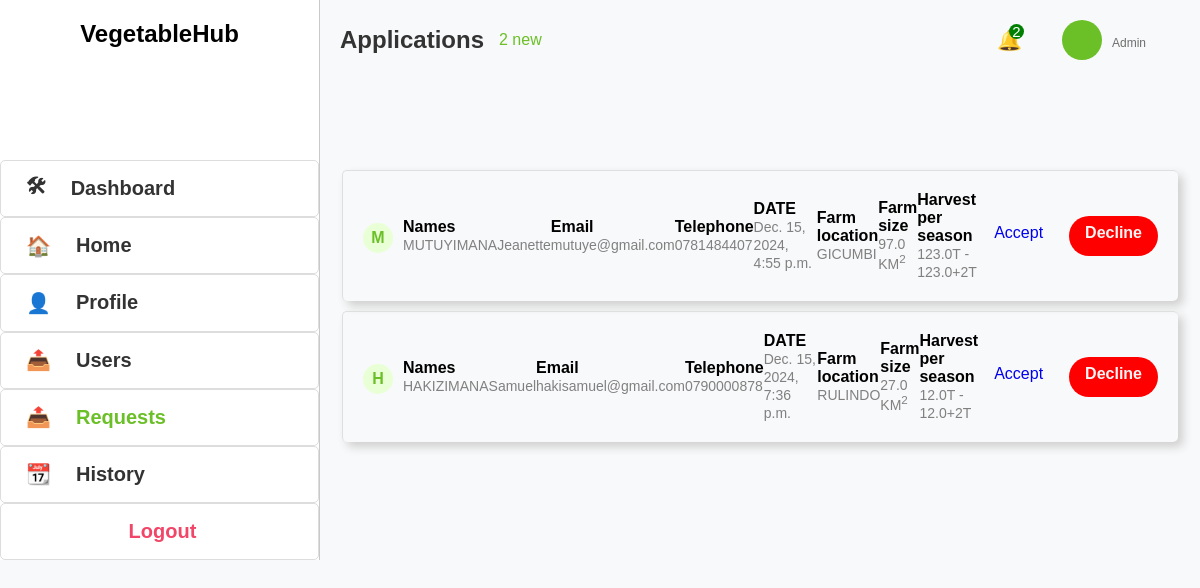
Screenshot of /view-member/ with the database file from the repository.
### Webapp/models.py (models this page shows, shortened)
class Application(models.Model):
    application_id = models.AutoField(primary_key=True)
    first_name = models.CharField(max_length=255)
    last_name = models.CharField(max_length=255)
    telephone = models.CharField(
        max_length=15,
        validators=[RegexValidator(r'^\+?\d{10,15}$', message="Enter a valid phone number.")]
    )
    email = models.EmailField(validators=[EmailValidator()])
    location = models.CharField(max_length=255)
    latitude = models.FloatField(default=-1.9441)  # Default to Kigali latitude
    longitude = models.FloatField(default=30.0619)  # Default to Kigali longitude
    farm_size = models.FloatField()
    description = models.TextField()
    growth_stage = models.CharField(max_length=30)
    status = models.CharField(max_length=20, default='Pending')
    production = models.FloatField()
    created_at = models.DateTimeField(auto_now_add=True)  # Automatically set on creation
    user = models.ForeignKey(User, on_delete=models.CASCADE, null=True, blank=True,default=2)
    Vegetable_type = models.CharField(max_length=20, default='Carrot')
    farm_image = models.ImageField(null=True, default="th1.jpeg")

### Webapp/views.py (the view)
# urls.py: path('view-member/', views.adminRequest , name='view-member'),
def adminRequest(request):
    applications = Application.objects.filter(status="Pending")  # Adjust filter as needed
    context = {
        "applications": applications
    }
    return render(request, 'Webapp/membership_requests.html', context)

### Webapp/templates/Webapp/membership_requests.html (shortened to what this page needs)
<!DOCTYPE html>
<html lang="en">
<head>
</head>
<body>
    <div class="first">
        <div class="sidebar">
            <h2>VegetableHub</h2>
            <a href="{%url 'admins'%}"><span>&#x1F6E0;</span>Dashboard</a>
            <a href="{%url 'home'%}"><span>&#x1F3E0;</span>Home</a>
            <a href="#"><span>&#x1F464;</span>Profile</a>
            <div class="users" href="#"><span>&#x1F4E4;</span>Users
          </div>
            <a href="{%url 'view-member'%}" class="active"><span>&#x1F4E4;</span>Requests</a>
            <a href="{%url 'view-history'%}"><span>&#x1F4C6;</span>History</a>
            <a href="{% url 'login-admin'%}" style="color: #f14668; padding-left: 40%;">Logout</a>
        </div>
    </div>
    <div class="second">
        <div class="header">
            <div class="schedules">
                <h1>Applications</h1>
                <span>{{applications.count}} new</span>
            </div>
            <div class="prof">
              <div class="notif">&#x1F514; <span>{{applications.count}}</span></div>
                    <div class="upper">
                        <div class="profile">
                        </div>
                        <div class="address">
                            <strong>{{user.username}}</strong> <br>
                            <span>Admin</span>
                        </div>
                      </div>
            </div>
        </div>
        <div class="second2">
            <div class="container">
                <div class="row">
                  {%for application in applications%}
                    <div class="col">
                        <div class="names">
                            <span class="letter">{{application.first_name|slice:1}}</span>
                            <div class="full_names">
                                <p><b>Names</b></p>
                                <span>{{application.first_name}}{{application.last_name}}</span>
                            </div>
                        </div>
                        <div class="email">
                            <b>Email</b><br>
                            <span>{{application.email}}</span>
                        </div>
                        <div class="telephone">
                            <b>Telephone</b><br>
                            <span>{{application.telephone}}</span>
                        </div>
                        <div class="national_id">
                            <b>DATE</b><br>
                            <span>{{application.created_at}}</span>
                        </div>
                        <div class="far_location">
                            <b>Farm location</b><br>
                            <span>{{application.location}}</span>
                        </div>
                        <div class="farm_size">
                            <b>Farm size</b><br>
                            <span>{{application.farm_size}} KM<sup>2</sup></span>
                        </div>
                        <div class="harvest">
                            <b> Harvest per season</b><br>
                            <span>{{application.production}}T - {{application.production}}+2T</span>
                        </div>
                        <div class="btns">
                          <a href="{% url 'update_status' application.application_id 'Approved' %}" class="accept">Accept</a>
                          <a href="{% url 'update_status' application.application_id 'Rejected' %}" class="decline">Decline</a>
                        </div>
                    </div>
                    {% empty %}
                <p>No schedule requests available.</p>
                {% endfor %}
                </div>
            </div>
        </div>
    </div>
</body>
</html>

### Webapp/templates/Webapp/membership_requests.html (style rules this page uses)
* { margin: 0; padding: 0; box-sizing: border-box; font-family: 'Gill Sans', 'Gill Sans MT', Calibri, 'Trebuchet MS', sans-serif; }
body { display: grid; grid-template-columns: 20rem 5fr; background-color: #f8f9fa; font-family: 'Franklin Gothic Medium', 'Arial Narrow', Arial, sans-serif; min-height: 100vh; }
.sidebar { width: 100%; height: 70%; background-color: #ffffff; border-right: 1px solid #c9c9c9; display: flex; flex-direction: column; align-items: flex-start; }
.sidebar a, .users { text-decoration: none; color: #333; font-size: 16px; display: flex; align-items: center; justify-content: start; width: 100%; height: 100%; border-radius: 5px; font-weight: bold; font-size: 20px; flex: 1; border: 1px solid #dddddd; }
.sidebar a.active { font-weight: bold; color: #6BBf27; }
.sidebar span { margin: 0 25px; }
.sidebar h2 { height: 100%; width: 100%; flex: 2; display: flex; justify-content: center; padding-top: 20px; margin-bottom: 30px; }
.header { display: flex; justify-content: space-between; align-items: center; margin-bottom: 20px; height: 80px; }
.header h1 { font-size: 24px; color: #333; margin-right: 15px; }
.header span { color: #6BBf27; }
.schedules { display: flex; align-items: center; margin-left: 20px; }
.container { width: 95%; margin: 90px auto; }
.letter { background-color: #e9ffd6; width: 30px; height: 30px; border-radius: 50%; display: flex; align-items: center; justify-content: center; font-weight: bold; margin-right: 10px; margin-top: 5px; color: #6BBf27; }
.col { display: flex; width: 100%; align-items: center; justify-content: space-between; flex: 1; padding: 20px; border-radius: 5px; box-shadow: 5px 5px 10px rgb(207, 207, 207); border-left: 1px solid rgb(223, 223, 223); border-top: 1px solid rgb(223, 223, 223); margin-bottom: 10px; }
.names { display: flex; }
.col div span:not(.letter) { color: gray; font-size: 14px; }
.btns { display: flex; gap: 10px; border-radius:50px; }
.btns a { text-decoration: none; padding: 8px 16px; border: none; border-radius: 4px; cursor: pointer; border-radius:50px; height:40px; }
.profile { width: 40px; height: 40px; border-radius: 50%; background-color: #6BBf27; align-items: center; display: flex; justify-content: center; font-weight: bold; color:white; }
.address { font-size: 13px; }
.upper { display: grid; grid-template-columns: 30px 3fr 3fr; column-gap: 20px; }
.prof { display: flex; align-items: center; }
.notif { margin-right: 40px; font-size: 20px; position: relative }
.notif span { position: absolute; bottom: 13px; left: 12px; background: green; color: white; font-size: 15px; border-radius: 50%; width: 15px; height: 15px; display: flex; justify-content: center; align-items: center; }
.schedule-date span, .farm-scale span, .address span { color: rgb(109, 109, 109); font-size: 12px; }
.decline { border-radius: 20px; background-color: red; font-weight: bold; color: whitesmoke; }
.users { position: relative; cursor: pointer; }

### rows the page displays
Application: first_name "M", first_name "MUTUYIMANA", last_name "Jeanette", email "mutuye@gmail.com", telephone "0781484407", created_at "Dec. 15, 2024, 4:55 p.m.", location "GICUMBI", farm_size "97.0", production "123.0"
Application: first_name "H", first_name "HAKIZIMANA", last_name "Samuel", email "hakisamuel@gmail.com", telephone "0790000878", created_at "Dec. 15, 2024, 7:36 p.m.", location "RULINDO", farm_size "27.0", production "12.0"

### other values shown
{{ applications.count }} "2"
